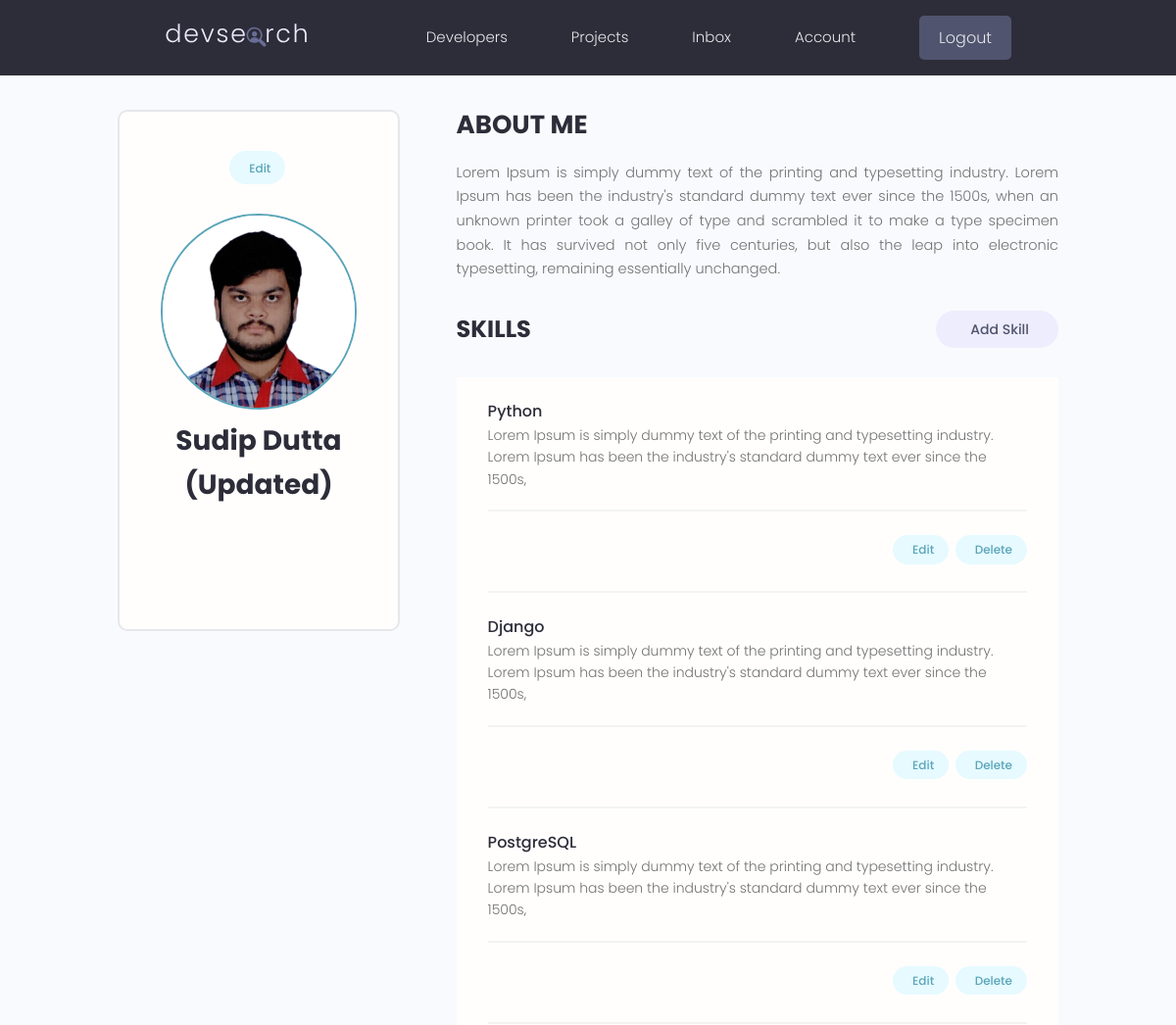
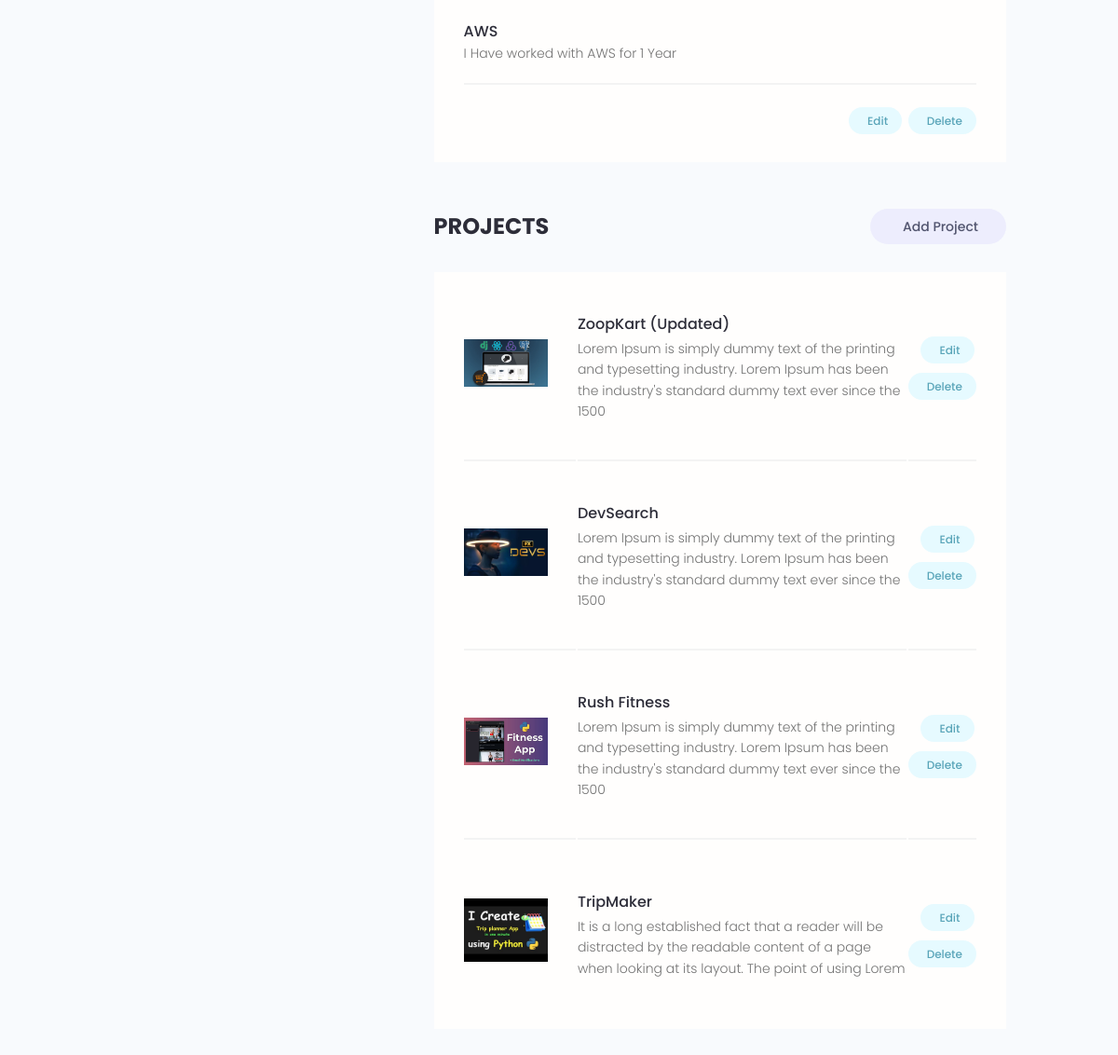
The app's page /account/ (signed in) with its own data (2 pictures, top to bottom).
### users/models.py (models this page shows, shortened)
class Profile(models.Model):
    user = models.OneToOneField(User , on_delete=models.CASCADE , null=True , blank=True)
    name = models.CharField(max_length=200 , blank=True ,null=True)
    username = models.CharField(max_length=200 , blank=True ,null=True)
    email = models.EmailField(max_length=500 , blank=True ,null=True)
    location = models.CharField(max_length=200 , blank=True ,null=True)
    short_intro = models.CharField(max_length=200 , blank=True ,null=True)
    bio = models.TextField(blank=True ,null=True)
    profile_image = models.ImageField(null=True, blank=True, upload_to='profiles/', default="profiles/user-default_YS9Vr6e.png")
    social_github = models.CharField(max_length=200 , blank=True ,null=True)
    social_twitter = models.CharField(max_length=200 , blank=True ,null=True)
    social_linkdin = models.CharField(max_length=200 , blank=True ,null=True)
    social_youtube = models.CharField(max_length=200 , blank=True ,null=True)
    social_instagram = models.CharField(max_length=200 , blank=True ,null=True)
    social_website = models.CharField(max_length=200 , blank=True ,null=True)
    created = models.DateTimeField(auto_now_add=True)
    id = models.UUIDField(default=uuid.uuid4, unique=True, primary_key=True, editable=False)

class Skill(models.Model):
    owner = models.ForeignKey(Profile, on_delete=models.CASCADE, null=True, blank=True)
    name = models.CharField(max_length=200, blank=True , null=True)
    description = models.TextField(null=True , blank=True)
    created = models.DateTimeField(auto_now_add=True)
    id = models.UUIDField(default=uuid.uuid4,unique=True,primary_key=True,editable=True)

### projects/models.py (models this page shows, shortened)
class Project(models.Model):
    owner = models.ForeignKey(Profile , null=True , blank=True , on_delete=models.SET_NULL)
    id = models.UUIDField(default=uuid.uuid4,unique=True,primary_key=True)
    title = models.CharField(max_length=200)
    description = models.TextField (null=True , blank=True)
    featured_image = models.ImageField(null=True , blank=True , default="default.jpg")
    demo_link = models.CharField(max_length=2000, null=True , blank=True )
    source_link = models.CharField(max_length=200 , null=True , blank=True)
    tags = models.ManyToManyField('Tag' , blank=True)
    vote_total = models.IntegerField(default=0 , blank=True , null=True)
    vote_ratio = models.IntegerField(default=0 , blank=True , null=True)
    created = models.DateTimeField(auto_now_add=True)

### users/views.py (the view)
# urls.py: path('account/' , views.userAccount , name="account"),
@login_required(login_url = 'login')
def userAccount(request):
    profile = request.user.profile
    skills = profile.skill_set.exclude(description="")
    projects = profile.project_set.all()
    context = {'profile' : profile , 'skills':skills,'projects':projects}
    return render(request, 'users/account.html',context)

### users/templates/users/account.html (shortened to what this page needs)
{% extends 'main.html' %}
{% block content %}
<body>
  <main class="settingsPage profile my-md">
    <div class="container">
      <div class="layout">
        <div class="column column--1of3">
          <div class="card text-center">
            <div class="card__body dev">
              <a class="tag tag--pill tag--main settings__btn" href="{% url 'edit-account'%}"> Edit</a>
              <img class="avatar avatar--xl dev__avatar" src="{{profile.profile_image.url}}" />
              <h2 class="dev__name">{{profile.name}}</h2>
              <ul class="dev__social">
              </ul>
            </div>
          </div>
        </div>
        <div class="column column--2of3">
          <div class="devInfo">
            <h3 class="devInfo__title">About Me</h3>
            <p class="devInfo__about">{{profile.bio}}</p>
          </div>
          <div class="settings">
            <h3 class="settings__title">Skills</h3>
            <a class="tag tag--pill tag--sub settings__btn tag--lg" href="{% url 'create-skill' %}">Add Skill</a>
          </div>
          <table class="settings__table">
            {% for skill in skills %}
            <tr>
              <td class="settings__tableInfo">
                <h4>{{skill.name}}</h4>
                <p>{{skill.description}}
                </p>
              </td>
            </tr>
            <tr>
              <td class="settings__tableActions">
                <a class="tag tag--pill tag--main settings__btn" href="{% url 'update-skill' skill.id %}">Edit</a>
                <a class="tag tag--pill tag--main settings__btn" href="{% url 'delete-skill' skill.id %}?next=/account">
                  Delete</a>
              </td>
            </tr>
            {% endfor %}
          </table>
          <div class="settings">
            <h3 class="settings__title">Projects</h3>
            <a class="tag tag--pill tag--sub settings__btn tag--lg" href="{% url 'create-project' %}"> Add Project</a>
          </div>
          <table class="settings__table">
            {% for project in projects %}
            <tr>
              <td class="settings__thumbnail">
                <a href="{% url 'project' project.id %}"><img src="{{project.featured_image.url}}" alt="Project Thumbnail" /></a>
              </td>
              <td class="settings__tableInfo">
                <a href="{% url 'project' project.id %}">{{project.title}}</a>
                <p>{{project.description|slice:"150"}}</p>
              </td>
              <td class="settings__tableActions">
                <a class="tag tag--pill tag--main settings__btn" href="{% url 'update-project' project.id %}"> Edit</a>
                <a class="tag tag--pill tag--main settings__btn" href="{% url 'delete-project' project.id %}?next=/account">
                  Delete</a>
              </td>
            </tr>
            {% endfor %}
          </table>
        </div>
      </div>
    </div>
  </main>
{%endblock%}

### static/styles/app.css (style rules this page uses)
:root { --color-sub: #2d2d39; }
.card { border: 2px solid var(--color-light); }
img { width: 100%; }
.profile .card > .dev { padding: 4rem; }
.dev__avatar { display: block; margin: auto; }
.dev__name { color: var(--color-sub); font-size: 2.8rem; font-weight: 700; margin-top: 1rem; margin-bottom: 0.5rem; }
.dev__social { margin: 3rem 0; list-style: none; display: flex; justify-content: center; gap: 1.5rem; }
.devInfo { margin-bottom: 3rem; }
.devInfo__title, .devInfo__subtitle { font-size: 2.6rem; color: var(--color-sub); text-transform: uppercase; font-weight: 700; margin-bottom: 1.5rem; }
.devInfo__about, .devSkill__info { font-size: 1.45rem; line-height: 1.7; text-align: justify; }
.settingsPage .dev > .settings__btn { display: inline-block; margin-bottom: 3rem; }
.settings { display: flex; justify-content: space-between; align-items: center; }
.settings__title { font-size: 2.4rem; text-transform: uppercase; font-weight: 700; color: var(--color-sub); }
.settings__table { margin-top: 3rem; margin-bottom: 5rem; padding: 0 3rem; background: var(--color-white); }
.settings__table tr { width: 100%; }
.settings__table tr > td { padding: 2rem 0; }
.settings__table tr:not(:last-child) td { border-bottom: 2px solid var(--color-white-light); }
.settings__thumbnail { width: 23%; min-width: 10rem; }
.settings__thumbnail img { padding-right: 3rem; height: 15rem; object-fit: contain; }
.settings__tableInfo { width: 100%; }
.settings__tableInfo h4, .settings__tableInfo a { padding-right: 1rem; width: auto; font-size: 1.6rem; font-weight: 500; color: var(--color-sub); }
.settings__tableInfo p { font-size: 1.4rem; }
.settings__tableActions { text-align: right; }

### static/uikit/styles/modules/_variables.css (style rules this page uses)
:root { --color-main: #5aa5b9; --color-main-light: #e6faff; --color-sub: #3f4156; --color-sub-light: #51546e; --color-sub-lighter: #ededfd; --color-text: #737373; --color-gray: #8b8b8b; --color-light: #e5e7eb; --color-light-gray: #767676; --color-bg: #f8fafd; --color-white: #fffefd; --color-white-light: #f3f3f3; --color-success: #359e64; --color-success-bg: #def8e8; --color-error: #fc4b0b; --color-error-bg: #fff2ee; --font-base: 'Poppins', arial, helvetica, 'Segoe UI', roboto, ubuntu, sans-serif; --font-monospace: 'Fira Code', 'Courier New', courier, monospace; --font-regular: 300; --font-medium: 500; --font-bold: 700; --generic-shadow: 1px 1px 5px #00000010; --generic-transition: all 0.3s ease-in-out; }

### static/uikit/styles/modules/_base.css (style rules this page uses)
* { margin: 0; padding: 0; box-sizing: border-box; text-rendering: optimizeLegibility; color: inherit; font-size: inherit; }
html { font-size: 50%; }
@media only screen and (min-width: 480px) { html { font-size: 56.25%; } }
@media only screen and (min-width: 1200px) { html { font-size: 62.5%; } }
body { line-height: 1.6; font-weight: 400; font-size: 1.5rem; color: var(--color-text); background-color: var(--color-bg); min-height: 100vh; }

### static/uikit/styles/modules/_typography.css (style rules this page uses)
* { font-family: var(--font-base); }
h2 { font-size: 3.6rem; font-weight: var(--font-bold); }
h3 { font-size: 3.2rem; font-weight: var(--font-medium); }
h4 { font-size: 2.8rem; font-weight: var(--font-medium); }
p, span, strong { font-size: 1.6rem; color: var(--color-text); font-weight: var(--font-regular); }
a { padding-bottom: 2px; text-decoration: none; display: inline-block; color: var(--color-main); font-weight: var(--font-medium); }

### static/uikit/styles/modules/_utilities.css (style rules this page uses)
.container { width: 92%; max-width: 165rem; margin: 0 auto; box-sizing: border-box; }
@media screen and (min-width: 1000px) { .container { width: 90%; } }
@media screen and (min-width: 1200px) { .container { width: 80%; } }
.text-center { text-align: center; }
.my-md { margin: 3rem auto; }

### static/uikit/styles/modules/_avatar.css (style rules this page uses)
.avatar { border-radius: 50%; border: 2px solid var(--color-main); object-fit: cover; }
.avatar--xl { height: 20rem; width: 20rem; }

### static/uikit/styles/modules/_card.css (style rules this page uses)
.card { border-radius: 1rem; background-color: var(--color-white); border: 1.5px solid var(--color-light); width: auto; height: auto; margin-top: 0.5rem; margin-bottom: 0.5rem; overflow: hidden; }
.card__body, .card__header { padding: 2rem 2.5rem; }

### static/uikit/styles/modules/_layout.css (style rules this page uses)
.layout { display: flex; flex-flow: row wrap; justify-content: space-between; }
.layout > .column { margin-bottom: 3rem; }
.layout > .column.column--1of3 { flex-basis: 30%; }
.layout > .column.column--2of3 { flex-basis: 64%; }

### records on screen
Profile: profile_image (picture), name "Sudip Dutta (Updated)", bio "Lorem Ipsum is simply dummy text of the printing and typesetting industry. Lorem Ipsum has been the industry's standard dummy text ever since the 1500s, when an unknown printer took a galley of type and scrambled it to make a type specimen book. It has survived not only five centuries, but also the leap into electronic typesetting, remaining essentially unchanged."
Skill: name "Python", description "Lorem Ipsum is simply dummy text of the printing and typesetting industry. Lorem Ipsum has been the industry's standard dummy text ever since the 1500s,"
Skill: name "Django", description "Lorem Ipsum is simply dummy text of the printing and typesetting industry. Lorem Ipsum has been the industry's standard dummy text ever since the 1500s,"
Skill: name "PostgreSQL", description "Lorem Ipsum is simply dummy text of the printing and typesetting industry. Lorem Ipsum has been the industry's standard dummy text ever since the 1500s,"
Skill: name "AWS", description "I Have worked with AWS for 1 Year"
Project: featured_image (picture), title "ZoopKart (Updated)", description "Lorem Ipsum is simply dummy text of the printing and typesetting industry. Lorem Ipsum has been the industry's standard dummy text ever since the 1500"
Project: featured_image (picture), title "DevSearch", description "Lorem Ipsum is simply dummy text of the printing and typesetting industry. Lorem Ipsum has been the industry's standard dummy text ever since the 1500"
Project: featured_image (placeholder picture), title "Rush Fitness", description "Lorem Ipsum is simply dummy text of the printing and typesetting industry. Lorem Ipsum has been the industry's standard dummy text ever since the 1500"
Project: featured_image (placeholder picture), title "TripMaker", description "It is a long established fact that a reader will be distracted by the readable content of a page when looking at its layout. The point of using Lorem"
